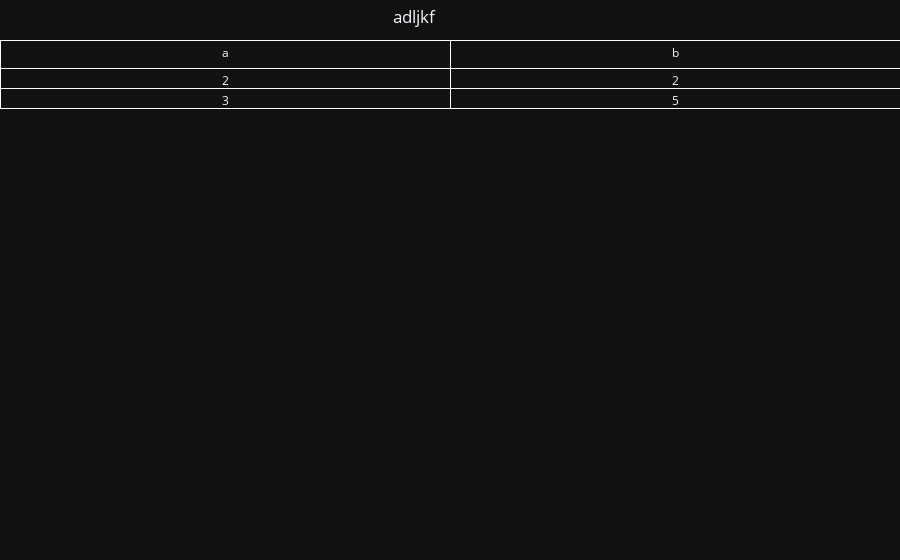

Notebook cell for this chart:
### Code cell
make_table_graph(["a","b"],[[2,3],[2,5]],"adljkf").show()

### Figure 1 — Plotly figure (JSON) as saved in the notebook; plotly's stock layout.template omitted (floating-point values rounded to 4 significant figures)
{"data": [{"cells": {"fill": {"color": "#121212"}, "line": {"color": "white"}, "values": [[2, 3], [2, 5]]}, "header": {"fill": {"color": "#121212"}, "line": {"color": "white"}, "values": ["a", "b"]}, "type": "table"}], "layout": {"autosize": true, "legend": {"title": {"text": ""}}, "margin": {"b": 0, "l": 0, "pad": 0, "r": 0, "t": 40}, "title": {"text": "adljkf", "x": 0.46, "xanchor": "center", "y": 0.98, "yanchor": "top"}, "xaxis": {"title": {}}}}
